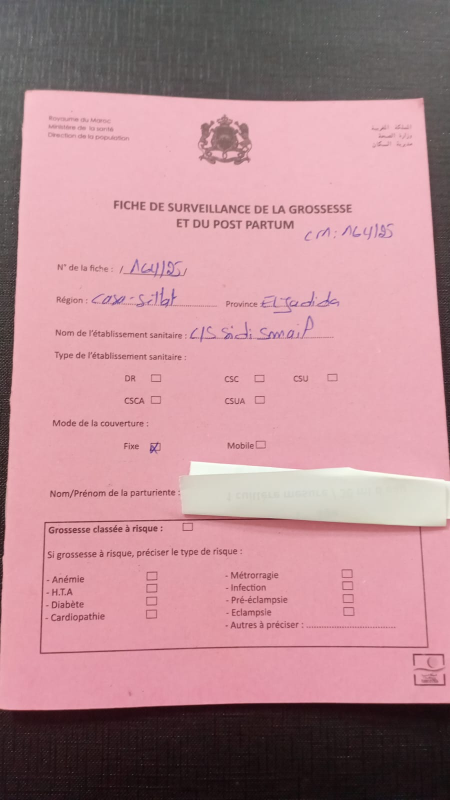
#> input picture data/Paper Registry/1-1.jpg, 900 x 1600 px (shown at 1/2 size)
$ python -i preprocess.py   (imports and definitions only)   (older library calls are emulated)
#> lines starting #> are read from the running program, lines starting #| are printed output that depends on the picture
"""Prétraitement des photos (en mémoire uniquement, jamais d'écriture disque).

orientation EXIF -> contrôle qualité (flou, luminosité, résolution) ->
redressement léger -> contraste (CLAHE) -> découpe en bandes horizontales
qui se recouvrent (chaque bande ≤ 1280 px) + vignette pour la classification.
"""
from __future__ import annotations

import io
from dataclasses import dataclass, field

import cv2
import numpy as np
from PIL import Image, ImageOps

MAX_SIDE = 1280
ALT_SIDE = 1024          # vue alternative pour le 2e avis (gris, sans CLAHE) : lecture moins corrélée
THUMB_SIDE = 896
N_BANDS = 3
OVERLAP = 0.15

# seuils de qualité (mesurés sur les pages spécimen et les vraies photos du défi)
BLUR_MIN = 40.0          # variance du Laplacien (image ramenée à 1000 px de large)
DARK_MAX_MEAN = 70.0
BRIGHT_MIN_MEAN = 245.0
MIN_SHORT_SIDE = 600


class ImageError(Exception):
    pass


@dataclass
class Band:
    index: int
    y0: float              # position relative dans la page (0 = haut)
    y1: float
    jpeg: bytes
    alt_jpeg: bytes = b""     # même bande, autre rendu (2e avis)


@dataclass
class PreparedPage:
    quality: dict
    bands: list[Band] = field(default_factory=list)
    thumb: bytes = b""
    deskew_deg: float = 0.0


# [54 lines left out: functions load_image, _gray, quality, estimate_skew, deskew, not called in this run]


def enhance(img: Image.Image) -> Image.Image:
    lab = cv2.cvtColor(np.asarray(img), cv2.COLOR_RGB2LAB)
#> lab: shape (1600, 900, 3); mean of channels 0, 1, 2 155.6, 146, 130.8
    l, a, b = cv2.split(lab)
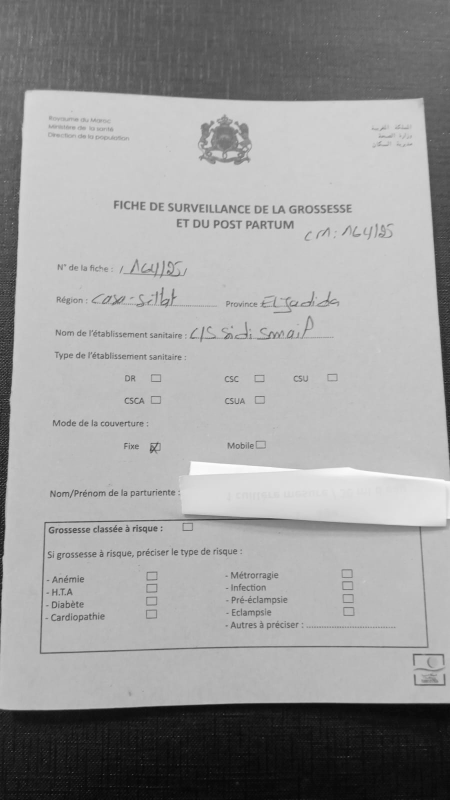
#> l: shape (1600, 900) (shown at 1/2 size); min 2, max 255, mean 155.6
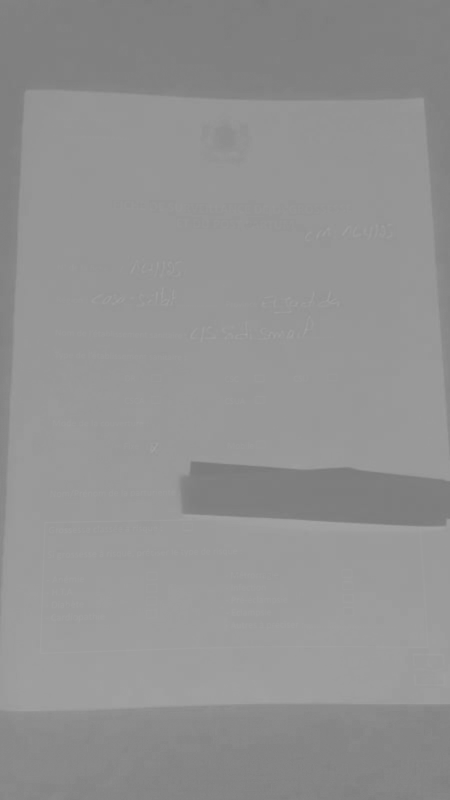
#> a: shape (1600, 900) (shown at 1/2 size); min 121, max 164, mean 146
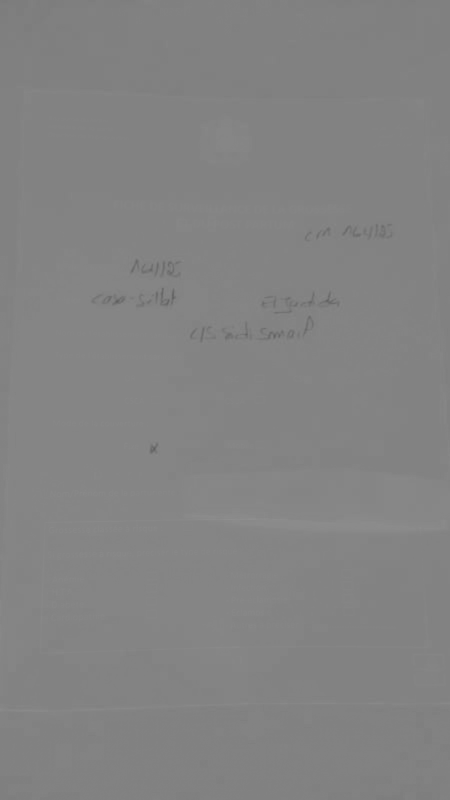
#> b: shape (1600, 900) (shown at 1/2 size); min 93, max 145, mean 130.8
    l = cv2.createCLAHE(clipLimit=2.0, tileGridSize=(8, 8)).apply(l)
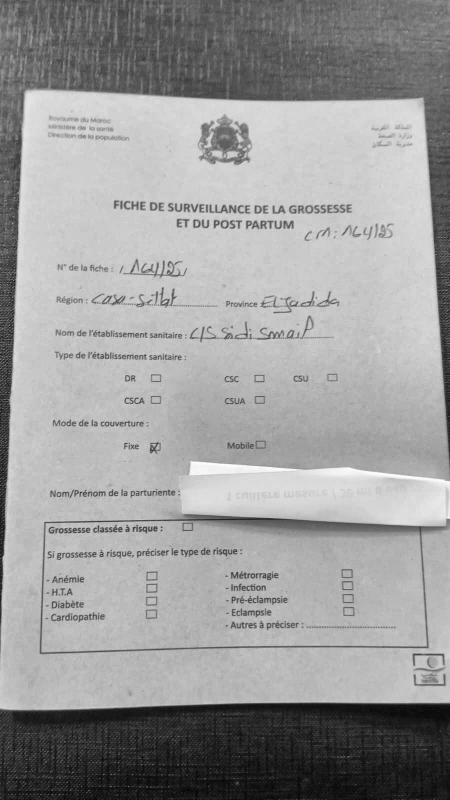
#> l: shape (1600, 900) (shown at 1/2 size); min 2, max 255, mean 155.2
    return Image.fromarray(cv2.cvtColor(cv2.merge((l, a, b)), cv2.COLOR_LAB2RGB))
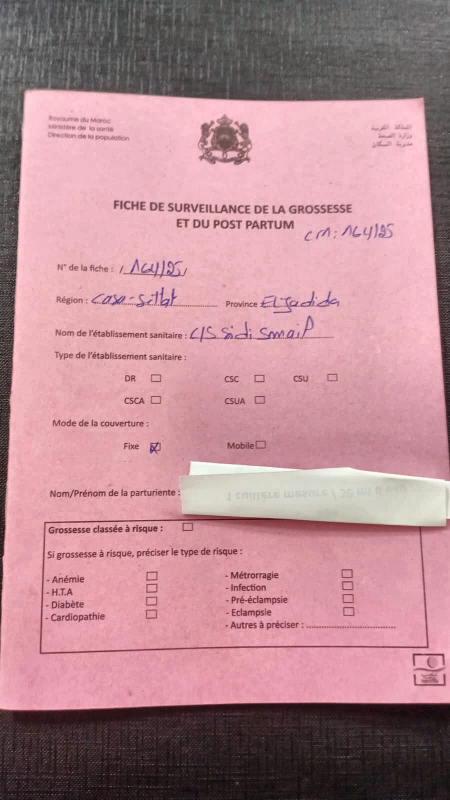
#> returned value: PIL image 900x1600 RGB (shown at 1/2 size); mean R, G, B 182.7, 137.5, 145


# [34 lines left out: functions fit, to_jpeg, split_bands, prepare, not called in this run]

>>> import cv2
>>> picture = cv2.cvtColor(cv2.imread('../../data/Paper Registry/1-1.jpg'), cv2.COLOR_BGR2RGB)
>>> result = enhance(picture)

$ run again, on data/Paper Registry/1-2.jpg
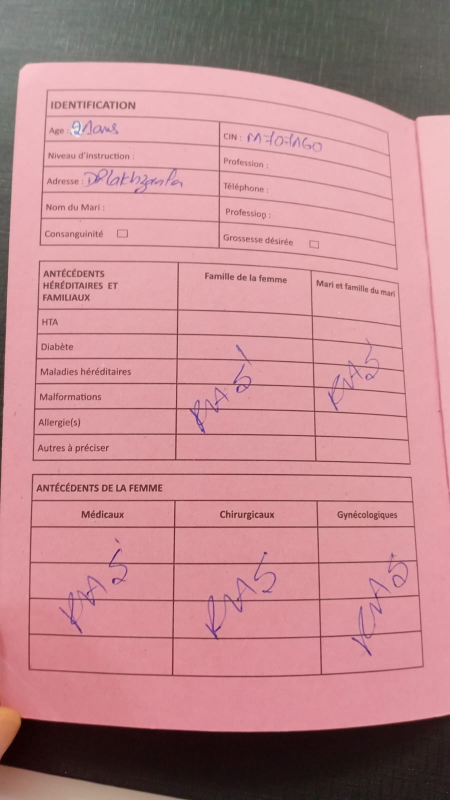
#> input picture data/Paper Registry/1-2.jpg, 900 x 1600 px (shown at 1/2 size)
#> lab: shape (1600, 900, 3); mean of channels 0, 1, 2 158.2, 148.8, 133.6
#> in enhance, `l = cv2.createCLAHE(clipLimit=2.0, tileGridSize=(8, 8)).apply(l)`:
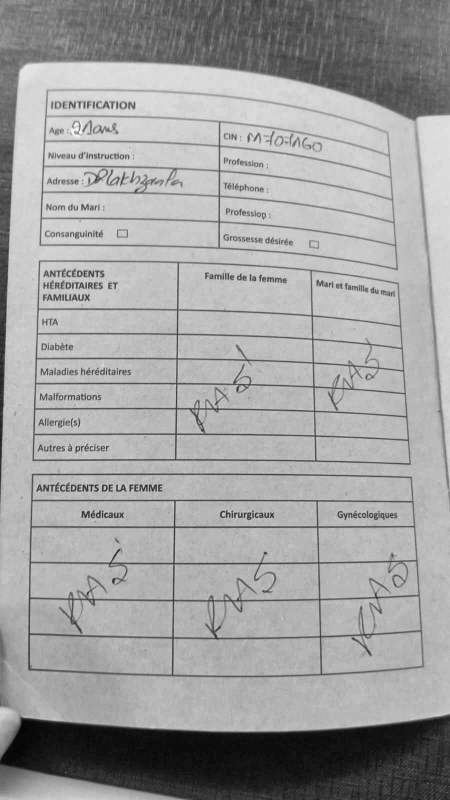
#> l: shape (1600, 900) (shown at 1/2 size); min 1, max 249, mean 160.7
#> in enhance, `return Image.fromarray(cv2.cvtColor(cv2.merge((l, a, b)), cv2.COLOR_LA..`:
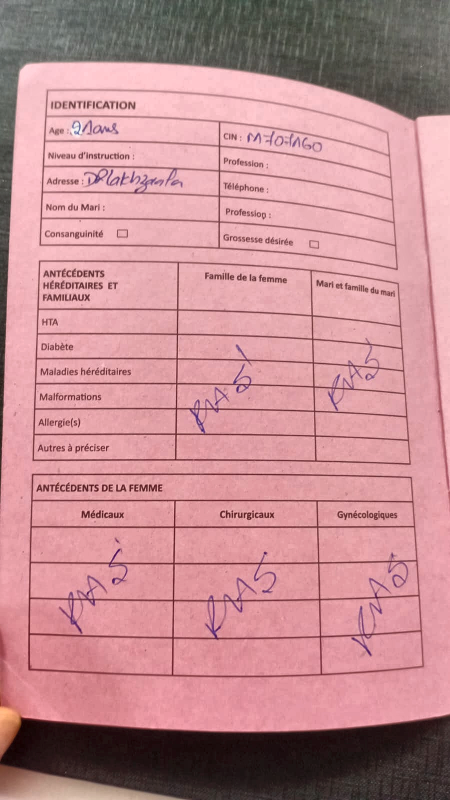
#> returned value: PIL image 900x1600 RGB (shown at 1/2 size); mean R, G, B 194, 140.4, 145.3

$ run again, on data/Paper Registry/1-3.jpg
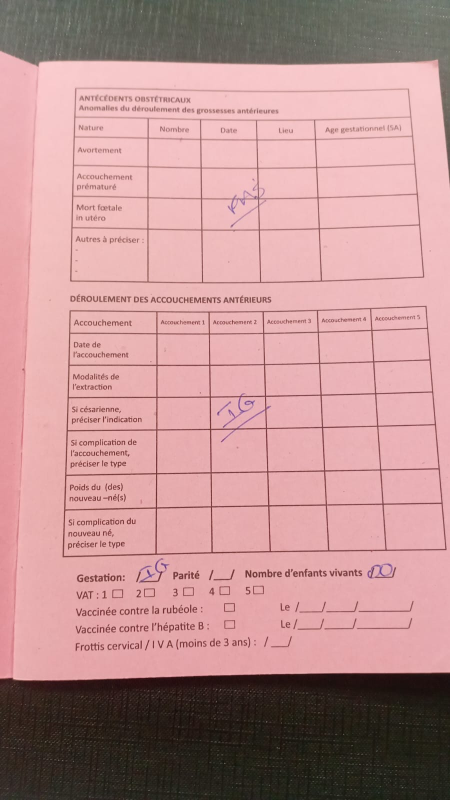
#> input picture data/Paper Registry/1-3.jpg, 900 x 1600 px (shown at 1/2 size)
#> lab: shape (1600, 900, 3); mean of channels 0, 1, 2 162.7, 144.2, 134.3
#> in enhance, `l = cv2.createCLAHE(clipLimit=2.0, tileGridSize=(8, 8)).apply(l)`:
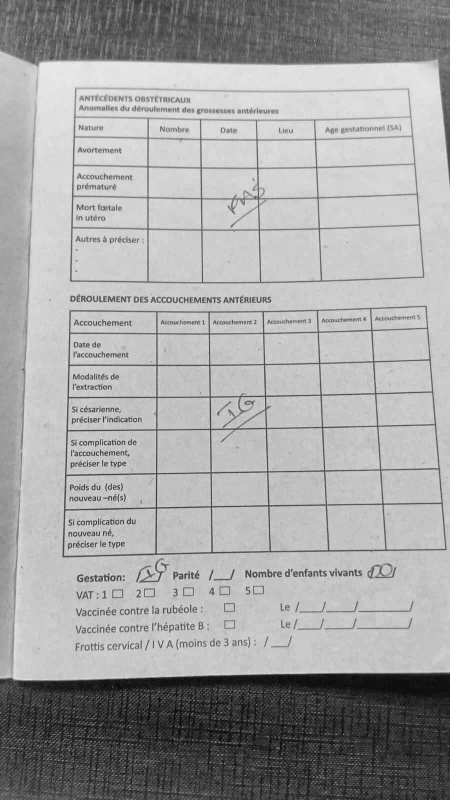
#> l: shape (1600, 900) (shown at 1/2 size); min 5, max 234, mean 164.3
#> in enhance, `return Image.fromarray(cv2.cvtColor(cv2.merge((l, a, b)), cv2.COLOR_LA..`:
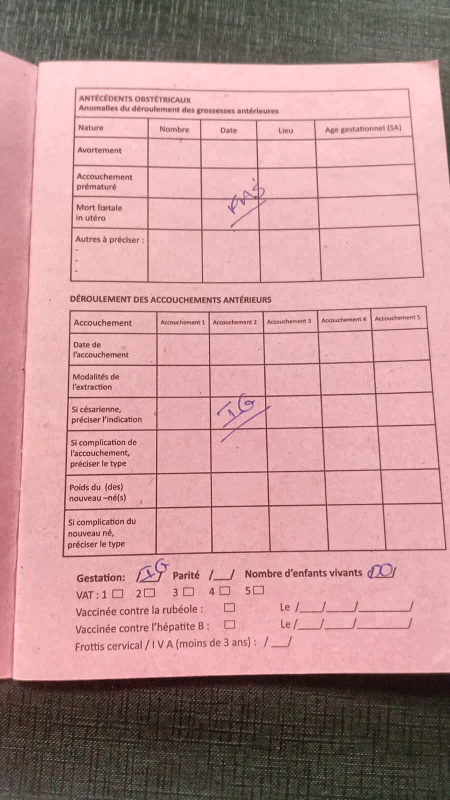
#> returned value: PIL image 900x1600 RGB (shown at 1/2 size); mean R, G, B 191.5, 147.8, 148.2

$ run again, on data/Paper Registry/1-4.jpg
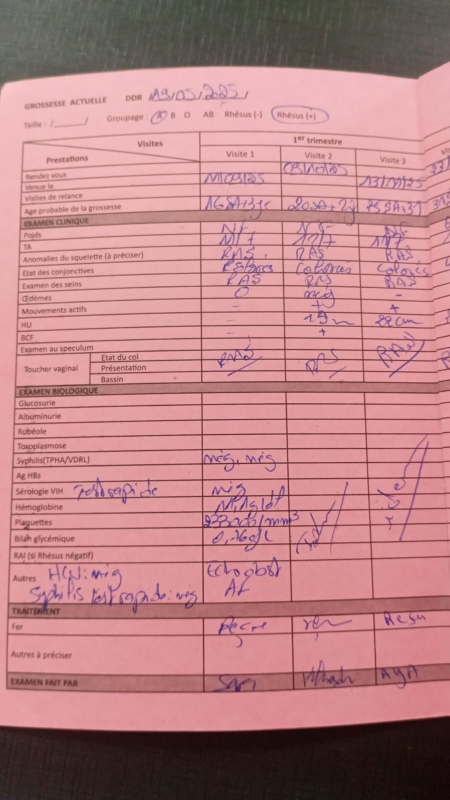
#> input picture data/Paper Registry/1-4.jpg, 900 x 1600 px (shown at 1/2 size)
#> lab: shape (1600, 900, 3); mean of channels 0, 1, 2 151.6, 149.3, 135
#> in enhance, `l = cv2.createCLAHE(clipLimit=2.0, tileGridSize=(8, 8)).apply(l)`:
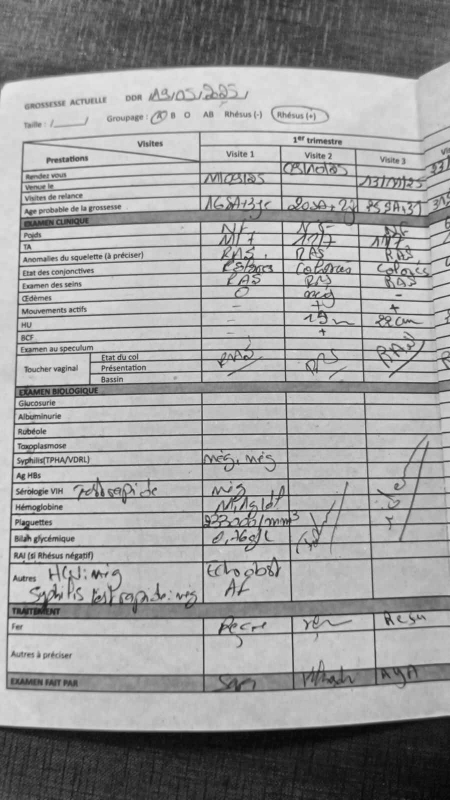
#> l: shape (1600, 900) (shown at 1/2 size); min 5, max 231, mean 156.8
#> in enhance, `return Image.fromarray(cv2.cvtColor(cv2.merge((l, a, b)), cv2.COLOR_LA..`:
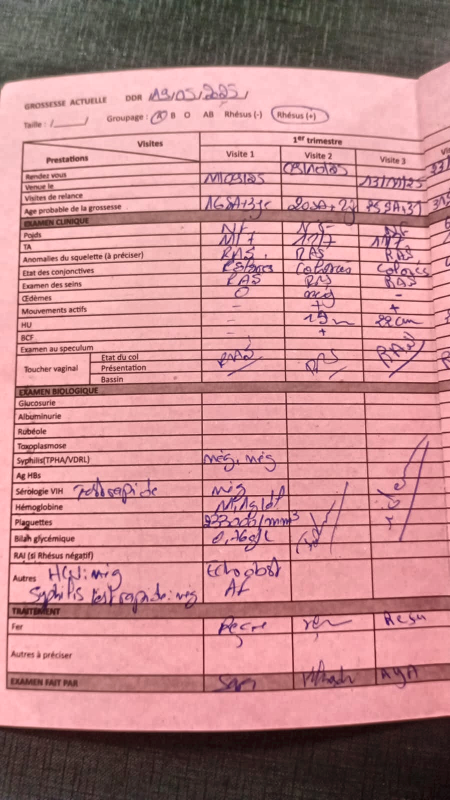
#> returned value: PIL image 900x1600 RGB (shown at 1/2 size); mean R, G, B 191.5, 136.5, 139.5
